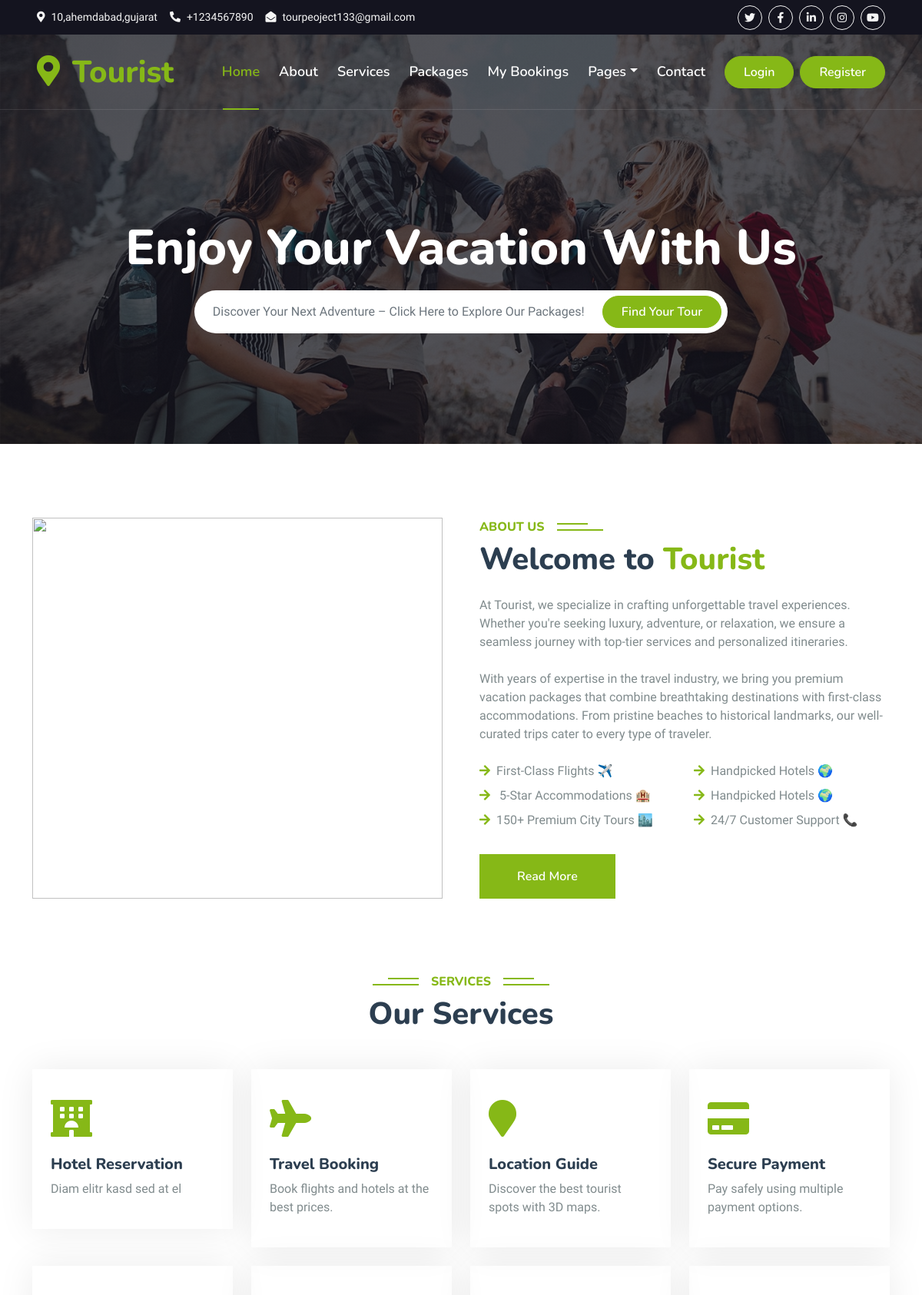
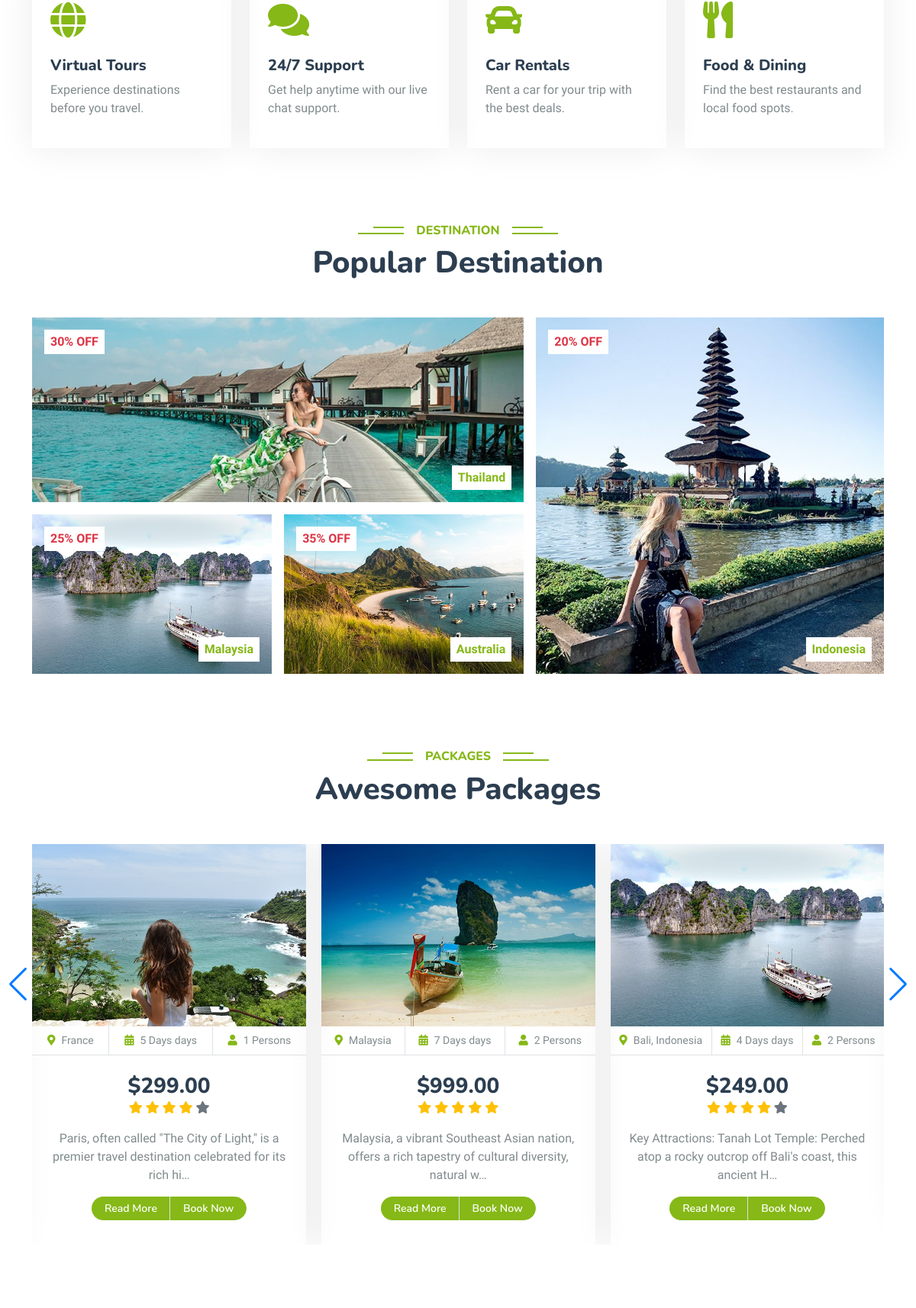
The page / (upper part) on the database its author committed (2 pictures, top to bottom).
### services/models.py (models this page shows)
class service(models.Model):
    icon = models.CharField(max_length=50,help_text="FontAwesome v4 icons are supported. Example: fa fa-home")
    title = models.CharField(max_length=50)
    description = models.TextField(max_length=70)

### packages/models.py (models this page shows, shortened)
class Package(models.Model):
    TOUR_TYPES = [
        ("Adventure", "Adventure"),
        ("Family", "Family"),
        ("Honeymoon", "Honeymoon"),
        ("Beach", "Beach"),
        ("Cultural", "Cultural"),
        ("Wildlife", "Wildlife"),
    ]
    title = models.CharField(max_length=200)  # Package title
    image = models.ImageField(upload_to='packages/images/')  # Package image
    location = models.CharField(max_length=100)  # Location name
    duration = models.CharField(max_length=50)  # Duration (e.g., "3 days")
    persons = models.IntegerField()  # Number of persons
    price = models.DecimalField(max_digits=10, decimal_places=2)  # Price in USD
    rating = models.FloatField(default=5.0)  # Rating (out of 5)
    description = models.TextField()  # Package description
    location_map = models.TextField()  # Google Map iframe src
    inclusions = models.TextField(default="Includes basic amenities.")
    tour_type = models.CharField(max_length=50, choices=TOUR_TYPES, default="Adventure")  # New Field

### tourist/views.py (the view)
# urls.py: 2. Add a URL to urlpatterns:  path('', views.home, name='home')
def home(request):
    services = service.objects.all()
    packages = Package.objects.all()
    team = TeamMember.objects.all()
    destinations = Destination.objects.all()
    return render(request, 'index.html', {'services': services,'packages': packages,'destinations': destinations,'team':team})

### templates/index.html (shortened to what this page needs)
{% include "header.html" %}
{% load static %}
<div class="container-fluid bg-primary py-5 mb-5 hero-header">
    <div class="container py-5">
        <div class="row justify-content-center py-5">
            <div class="col-lg-10 pt-lg-5 mt-lg-5 text-center">
                <h1 class="display-3 text-white mb-3 animated slideInDown">Enjoy Your Vacation With Us</h1>
                <div class="position-relative w-75 mx-auto animated slideInDown">
                    <input class="form-control border-0 rounded-pill w-100 py-3 ps-4 pe-5" type="text" placeholder="Discover Your Next Adventure – Click Here to Explore Our Packages!">
                    <a href="{% url 'packages' %}"><button type="button" class="btn btn-primary rounded-pill py-2 px-4 position-absolute top-0 end-0 me-2" style="margin-top: 7px;">Find Your Tour</button></a>
                </div>
            </div>
        </div>
    </div>
</div>
</div>
    <div class="container-xxl py-5">
        <div class="container">
            <div class="row g-5">
                <div class="col-lg-6 wow fadeInUp" data-wow-delay="0.1s" style="min-height: 400px;">
                    <div class="position-relative h-100">
                        <img class="img-fluid position-absolute w-100 h-100" src="/static/img/low-angle-business-people-posing.jpg" alt="" style="object-fit: cover;">
                    </div>
                </div>
                <div class="col-lg-6 wow fadeInUp" data-wow-delay="0.3s">
                    <h6 class="section-title bg-white text-start text-primary pe-3">About Us</h6>
                    <h1 class="mb-4">Welcome to <span class="text-primary">Tourist</span></h1>
                    <p class="mb-4">At Tourist, we specialize in crafting unforgettable travel experiences. Whether you're seeking luxury, adventure, or relaxation, we ensure a seamless journey with top-tier services and personalized itineraries.</p>
                    <p class="mb-4">With years of expertise in the travel industry, we bring you premium vacation packages that combine breathtaking destinations with first-class accommodations.
                        From pristine beaches to historical landmarks, our well-curated trips cater to every type of traveler.</p>
                    <div class="row gy-2 gx-4 mb-4">
                        <div class="col-sm-6">
                            <p class="mb-0"><i class="fa fa-arrow-right text-primary me-2"></i>First-Class Flights ✈️</p>
                        </div>
                        <div class="col-sm-6">
                            <p class="mb-0"><i class="fa fa-arrow-right text-primary me-2"></i>Handpicked Hotels 🌍</p>
                        </div>
                        <div class="col-sm-6">
                            <p class="mb-0"><i class="fa fa-arrow-right text-primary me-2"></i> 5-Star Accommodations 🏨</p>
                        </div>
                        <div class="col-sm-6">
                            <p class="mb-0"><i class="fa fa-arrow-right text-primary me-2"></i>Handpicked Hotels 🌍</p>
                        </div>
                        <div class="col-sm-6">
                            <p class="mb-0"><i class="fa fa-arrow-right text-primary me-2"></i>150+ Premium City Tours 🏙️</p>
                        </div>
                        <div class="col-sm-6">
                            <p class="mb-0"><i class="fa fa-arrow-right text-primary me-2"></i>24/7 Customer Support 📞</p>
                        </div>
                    </div>
                    <a class="btn btn-primary py-3 px-5 mt-2" href="">Read More</a>
                </div>
            </div>
        </div>
    </div>
    <div class="container-xxl py-5">
        <div class="container">
            <div class="text-center wow fadeInUp" data-wow-delay="0.1s">
                <h6 class="section-title bg-white text-center text-primary px-3">Services</h6>
                <h1 class="mb-5">Our Services</h1>
            </div>
            <div class="row g-4">
                {% for service in services %}
                <div class="col-lg-3 col-sm-6 wow fadeInUp" data-wow-delay="0.3s">
                    <div class="service-item rounded pt-3">
                        <div class="p-4">
                            <i class="fa fa-3x {{ service.icon }} text-primary mb-4"></i>
                            <h5>{{ service.title }}</h5>
                            <p>{{ service.description }}</p>
                        </div>
                    </div>
                </div>
                {% endfor %}
            </div>
        </div>
    </div>
    <div class="container-xxl py-5 destination">
        <div class="container">
            <div class="text-center wow fadeInUp" data-wow-delay="0.1s">
                <h6 class="section-title bg-white text-center text-primary px-3">Destination</h6>
                <h1 class="mb-5">Popular Destination</h1>
            </div>
            <div class="row g-3">
                <div class="col-lg-7 col-md-6">
                    <div class="row g-3">
                        <div class="col-lg-12 col-md-12 wow zoomIn" data-wow-delay="0.1s">
                            <a class="position-relative d-block overflow-hidden" href="">
                                <img class="img-fluid" src="/static/img/destination-1.jpg" alt="">
                                <div class="bg-white text-danger fw-bold position-absolute top-0 start-0 m-3 py-1 px-2">30% OFF</div>
                                <div class="bg-white text-primary fw-bold position-absolute bottom-0 end-0 m-3 py-1 px-2">Thailand</div>
                            </a>
                        </div>
                        <div class="col-lg-6 col-md-12 wow zoomIn" data-wow-delay="0.3s">
                            <a class="position-relative d-block overflow-hidden" href="">
                                <img class="img-fluid" src="/static/img/destination-2.jpg" alt="">
                                <div class="bg-white text-danger fw-bold position-absolute top-0 start-0 m-3 py-1 px-2">25% OFF</div>
                                <div class="bg-white text-primary fw-bold position-absolute bottom-0 end-0 m-3 py-1 px-2">Malaysia</div>
                            </a>
                        </div>
                        <div class="col-lg-6 col-md-12 wow zoomIn" data-wow-delay="0.5s">
                            <a class="position-relative d-block overflow-hidden" href="">
                                <img class="img-fluid" src="/static/img/destination-3.jpg" alt="">
                                <div class="bg-white text-danger fw-bold position-absolute top-0 start-0 m-3 py-1 px-2">35% OFF</div>
                                <div class="bg-white text-primary fw-bold position-absolute bottom-0 end-0 m-3 py-1 px-2">Australia</div>
                            </a>
                        </div>
                    </div>
                </div>
                <div class="col-lg-5 col-md-6 wow zoomIn" data-wow-delay="0.7s" style="min-height: 350px;">
                    <a class="position-relative d-block h-100 overflow-hidden" href="">
                        <img class="img-fluid position-absolute w-100 h-100" src="/static/img/destination-4.jpg" alt="" style="object-fit: cover;">
                        <div class="bg-white text-danger fw-bold position-absolute top-0 start-0 m-3 py-1 px-2">20% OFF</div>
                        <div class="bg-white text-primary fw-bold position-absolute bottom-0 end-0 m-3 py-1 px-2">Indonesia</div>
                    </a>
                </div>
            </div>
        </div>
    </div>
                <div class="swiper-button-next"></div>
                <div class="swiper-button-prev"></div>
    <div class="container-xxl py-5">
        <div class="container">
            <div class="text-center wow fadeInUp" data-wow-delay="0.1s">
                <h6 class="section-title bg-white text-center text-primary px-3">Packages</h6>
                <h1 class="mb-5">Awesome Packages</h1>
            </div>
            <div class="owl-carousel package-slider">
                {% for package in packages %}
                <div class="package-item">
                    <div class="overflow-hidden">
                        <img class="img-fluid" src="{{ package.image.url }}" alt="{{ package.title }}">
                    </div>
                    <div class="d-flex border-bottom">
                        <small class="flex-fill text-center border-end py-2">
                            <i class="fa fa-map-marker-alt text-primary me-2"></i>{{ package.location }}
                        </small>
                        <small class="flex-fill text-center border-end py-2">
                            <i class="fa fa-calendar-alt text-primary me-2"></i>{{ package.duration }} days
                        </small>
                        <small class="flex-fill text-center py-2">
                            <i class="fa fa-user text-primary me-2"></i>{{ package.persons }} Persons
                        </small>
                    </div>
                    <div class="text-center p-4">
                        <h3 class="mb-0">${{ package.price }}</h3>
                        <div class="mb-3">
                            {% for i in "12345" %}
                                {% if forloop.counter <= package.rating %}
                                    <i class="fa fa-star text-warning"></i>
                                {% else %}
                                    <i class="fa fa-star text-muted"></i>
                                {% endif %}
                            {% endfor %}
                        </div>
                        <p>{{ package.description |truncatechars:100}}</p>
                        <div class="d-flex justify-content-center mb-2">
                            <a href="{% url 'package_details' package.id %}" class="btn btn-sm btn-primary px-3 border-end" style="border-radius: 30px 0 0 30px;">Read More</a>
                            <a href="{% url 'book_package' package.id %}" class="btn btn-sm btn-primary px-3" style="border-radius: 0 30px 30px 0;">Book Now</a>
                        </div>
                    </div>
                </div>
                {% endfor %}
            </div>
        </div>
    </div>
    <div class="container-xxl py-5 wow fadeInUp" data-wow-delay="0.1s">
    </div>
{% include "footer.html" %}

### static/css/style.css (style rules this page uses)
:root { --primary: #86B817; --secondary: #FE8800; --light: #F5F5F5; --dark: #14141F; }
.btn { font-family: 'Nunito', sans-serif; font-weight: 600; transition: .5s; }
.btn.btn-primary, .btn.btn-secondary { color: #FFFFFF; }
.hero-header { background: linear-gradient(rgba(20, 20, 31, .7), rgba(20, 20, 31, .7)), url(../img/bg-hero.jpg); background-position: center center; background-repeat: no-repeat; background-size: cover; }
.section-title { position: relative; display: inline-block; text-transform: uppercase; }
.section-title::before { position: absolute; content: ""; width: calc(100% + 80px); height: 2px; top: 4px; left: -40px; background: var(--primary); z-index: -1; }
.section-title::after { position: absolute; content: ""; width: calc(100% + 120px); height: 2px; bottom: 5px; left: -60px; background: var(--primary); z-index: -1; }
.section-title.text-start::before { width: calc(100% + 40px); left: 0; }
.section-title.text-start::after { width: calc(100% + 60px); left: 0; }
.service-item { box-shadow: 0 0 45px rgba(0, 0, 0, .08); transition: .5s; }
.service-item * { transition: .5s; }
.destination img { transition: .5s; }
.package-item { box-shadow: 0 0 45px rgba(0, 0, 0, .08); }
.package-item img { transition: .5s; }

### rows shown on the page
service: title "Hotel Reservation", description "Diam elitr kasd sed at el"
service: title "Travel Booking", description "Book flights and hotels at the best prices."
service: title "Location Guide", description "Discover the best tourist spots with 3D maps."
service: title "Secure Payment", description "Pay safely using multiple payment options."
service: title "Virtual Tours", description "Experience destinations before you travel."
service: title "24/7 Support", description "Get help anytime with our live chat support."
service: title "Car Rentals", description "Rent a car for your trip with the best deals."
service: title "Food & Dining", description "Find the best restaurants and local food spots."
Package: image (picture), location "France", duration "5 Days", persons "1", price "299.00", description "Paris, often called \"The City of Light,\" is a premier travel destination celebrated for its rich hi…"
Package: image (picture), location "Malaysia", duration "7 Days", persons "2", price "999.00", rating 5 (drawn), description "Malaysia, a vibrant Southeast Asian nation, offers a rich tapestry of cultural diversity, natural w…"
Package: image (picture), location "Bali, Indonesia", duration "4 Days", persons "2", price "249.00", description "Key Attractions: Tanah Lot Temple: Perched atop a rocky outcrop off Bali's coast, this ancient H…"
